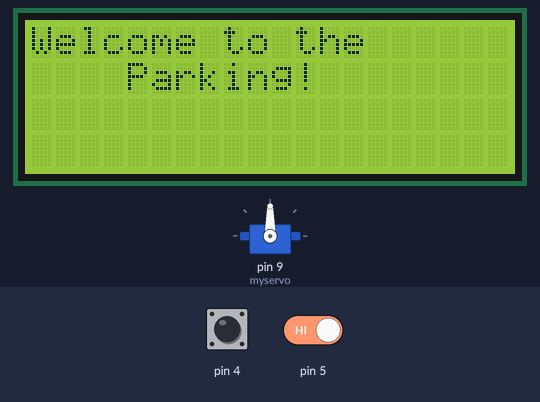
Bench run of a sketch on a simulated Arduino Uno, built with avr-gcc and run on an emulated ATmega328P. Parts: 20×4 character LCD, servo. The inputs (shaded band) are chosen by the test bench; at power-on: pin 4 HIGH, pin 5 HIGH.

Above: at 1.2 s.
1.3 s: pin 4 pulled LOW for 0.15 s
At 1.7 s:
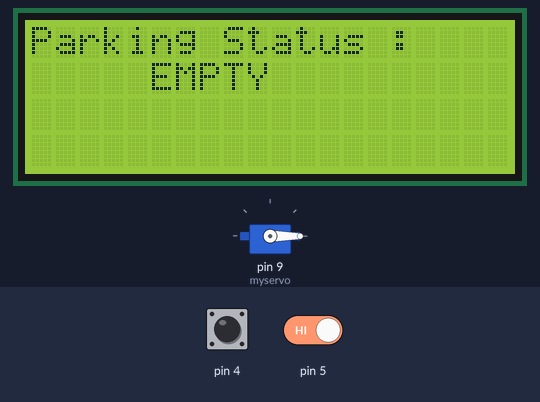
7.4 s: pin 4 driven LOW and pin 5 driven LOW
10.4 s: pin 5 driven HIGH
At 17.1 s:
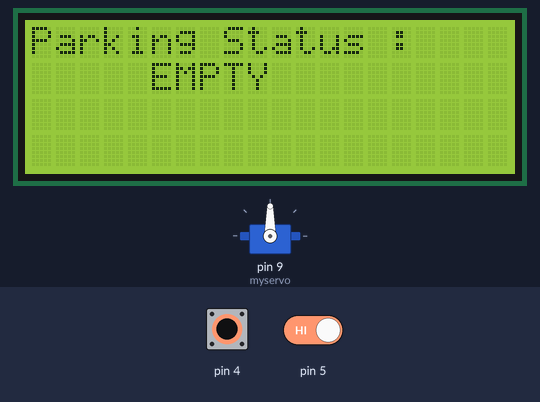
Timing chart, 0 to 18.6 s (numbered marks = the images above; inputs shaded):
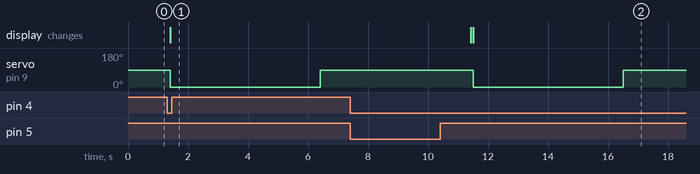

The sketch:

communicationARDUINO.ino
```cpp
#include<Servo.h>
Servo myservo;
#include <Wire.h>
#include <LiquidCrystal_I2C.h>

LiquidCrystal_I2C lcd(0x27,20,4);

void setup() {
pinMode(4, INPUT_PULLUP);
pinMode(5, INPUT_PULLUP);
  lcd.init();
  lcd.backlight();
  lcd.setCursor(0,0);
  lcd.print("Welcome to the");
  lcd.setCursor(4,1);
  lcd.print("Parking!");
myservo.attach(9);
}

void loop() {
if(digitalRead(4)==LOW)
  {
  lcd.init();
  lcd.backlight();
  lcd.setCursor(0,0);
  lcd.print("Parking Status :");
  lcd.setCursor(5,1);
  lcd.print("EMPTY");
  myservo.write(0);
  delay(5000);
  myservo.write(90);
  delay(5000);
  }
while(digitalRead(5)==LOW)
  {
  lcd.init();
  lcd.backlight();
  lcd.setCursor(0,0);
  lcd.print("Parking Status :");
  lcd.setCursor(6,1);
  lcd.print("FULL");

  }

  myservo.write(90);
  lcd.backlight();
  lcd.setCursor(0,0);
  lcd.print("Welcome to the");
  lcd.setCursor(4,1);
  lcd.print("Parking!");
}
```

Measured:
- after the input at 1.3 s, servo on pin 9 (myservo): 90° → 0° after 0.10 s, → 90° 5.0 s later; the display: changes after 0.10 s (image 1)
- after the input at 7.4 s, every drawn part: stays the same
- after the input at 10.4 s, servo on pin 9 (myservo): 90° → 0° after 1.1 s, → 90° 5.0 s later; the display: first changes after 1.0 s (image 2 shows a later state)
